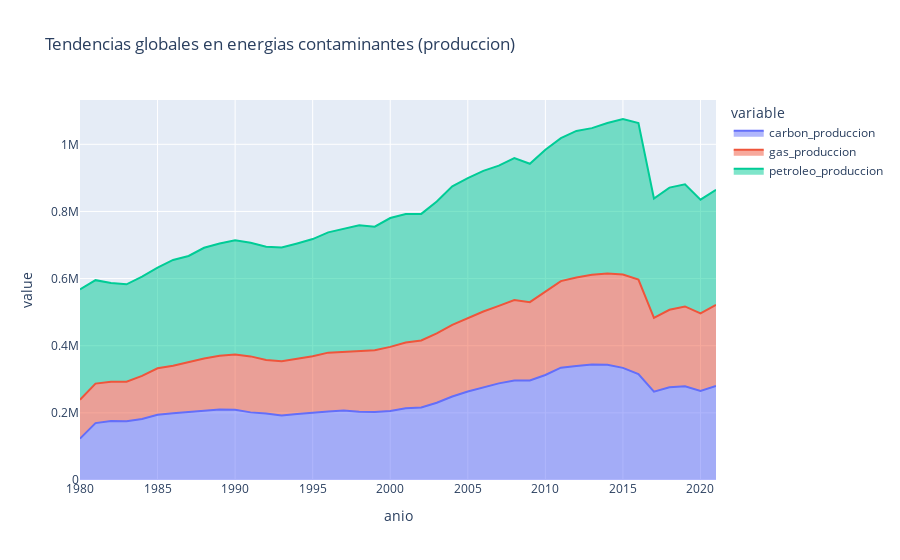

The notebook cell this image was saved under:
### Code cell
fig = px.area(data_produccion_global, title='Tendencias globales en energias contaminantes (produccion)')
fig.write_image('../plots/carbon_petroleo_gas/contaminantes_global_produccion.png')
fig.show()

### Figure 1 — Plotly figure (JSON) as saved in the notebook; plotly's stock layout.template omitted (floating-point values rounded to 4 significant figures)
{"data": [{"fillpattern": {"shape": ""}, "hovertemplate": "variable=carbon_produccion<br>anio=%{x}<br>value=%{y}<extra></extra>", "legendgroup": "carbon_produccion", "line": {"color": "#636efa"}, "marker": {"symbol": "circle"}, "mode": "lines", "name": "carbon_produccion", "orientation": "v", "showlegend": true, "stackgroup": "1", "type": "scatter", "x": [1980, 1981, 1982, 1983, 1984, 1985, 1986, 1987, 1988, 1989, 1990, 1991, 1992, 1993, 1994, 1995, 1996, 1997, 1998, 1999, 2000, 2001, 2002, 2003, 2004, 2005, 2006, 2007, 2008, 2009, 2010, 2011, 2012, 2013, 2014, 2015, 2016, 2017, 2018, 2019, 2020, 2021], "xaxis": "x", "y": [123200.0, 169500.0, 175600.0, 174800.0, 181800.0, 194300.0, 198800.0, 202500.0, 206800.0, 209700.0, 209300.0, 201400.0, 198200.0, 192500.0, 196400.0, 201400.0, 204300.0, 206800.0, 203400.0, 202400.0, 205300.0, 213800.0, 215800.0, 230300.0, 248800.0, 263600.0, 276400.0, 287800.0, 296600.0, 296400.0, 312900.0, 334600.0, 339400.0, 344200.0, 343400.0, 334000.0, 315700.0, 263100.0, 276200.0, 279200.0, 264900.0, 279900.0], "yaxis": "y"}, {"fillpattern": {"shape": ""}, "hovertemplate": "variable=gas_produccion<br>anio=%{x}<br>value=%{y}<extra></extra>", "legendgroup": "gas_produccion", "line": {"color": "#EF553B"}, "marker": {"symbol": "circle"}, "mode": "lines", "name": "gas_produccion", "orientation": "v", "showlegend": true, "stackgroup": "1", "type": "scatter", "x": [1980, 1981, 1982, 1983, 1984, 1985, 1986, 1987, 1988, 1989, 1990, 1991, 1992, 1993, 1994, 1995, 1996, 1997, 1998, 1999, 2000, 2001, 2002, 2003, 2004, 2005, 2006, 2007, 2008, 2009, 2010, 2011, 2012, 2013, 2014, 2015, 2016, 2017, 2018, 2019, 2020, 2021], "xaxis": "x", "y": [116000.0, 117700.0, 117300.0, 118100.0, 128200.0, 138500.0, 141500.0, 148500.0, 154900.0, 160200.0, 164600.0, 166773, 159300.0, 161600.0, 164200.0, 167100.0, 175100.0, 175200.0, 179400.0, 184200.0, 191300.0, 195600.0, 199900.0, 206500.0, 213100.0, 218400.0, 225500.0, 230900.0, 239400.0, 233400.0, 249600.0, 258100.0, 263857, 266900.0, 271900.0, 278100.0, 281100.0, 220100.0, 230800.0, 237700.0, 231200.0, 241700.0], "yaxis": "y"}, {"fillpattern": {"shape": ""}, "hovertemplate": "variable=petroleo_produccion<br>anio=%{x}<br>value=%{y}<extra></extra>", "legendgroup": "petroleo_produccion", "line": {"color": "#00cc96"}, "marker": {"symbol": "circle"}, "mode": "lines", "name": "petroleo_produccion", "orientation": "v", "showlegend": true, "stackgroup": "1", "type": "scatter", "x": [1980, 1981, 1982, 1983, 1984, 1985, 1986, 1987, 1988, 1989, 1990, 1991, 1992, 1993, 1994, 1995, 1996, 1997, 1998, 1999, 2000, 2001, 2002, 2003, 2004, 2005, 2006, 2007, 2008, 2009, 2010, 2011, 2012, 2013, 2014, 2015, 2016, 2017, 2018, 2019, 2020, 2021], "xaxis": "x", "y": [328400.0, 308100.0, 293800.0, 289900.0, 295800.0, 299700.0, 315200.0, 316300.0, 330000.0, 334400.0, 340100.0, 338300.0, 337600.0, 338200.0, 344100.0, 349300.0, 358200.0, 366800.0, 376200.0, 367900.0, 383800.0, 382700.0, 377100.0, 393100.0, 412900.0, 417200.0, 419100.0, 417800.0, 423300.0, 412400.0, 421100.0, 425500.0, 436700.0, 437100.0, 448200.0, 463300.0, 466600.0, 355600.0, 364100.0, 363700.0, 339000.0, 343100.0], "yaxis": "y"}], "layout": {"legend": {"title": {"text": "variable"}, "tracegroupgap": 0}, "title": {"text": "Tendencias globales en energias contaminantes (produccion)"}, "xaxis": {"anchor": "y", "domain": [0, 1], "title": {"text": "anio"}}, "yaxis": {"anchor": "x", "domain": [0, 1], "title": {"text": "value"}}}}
